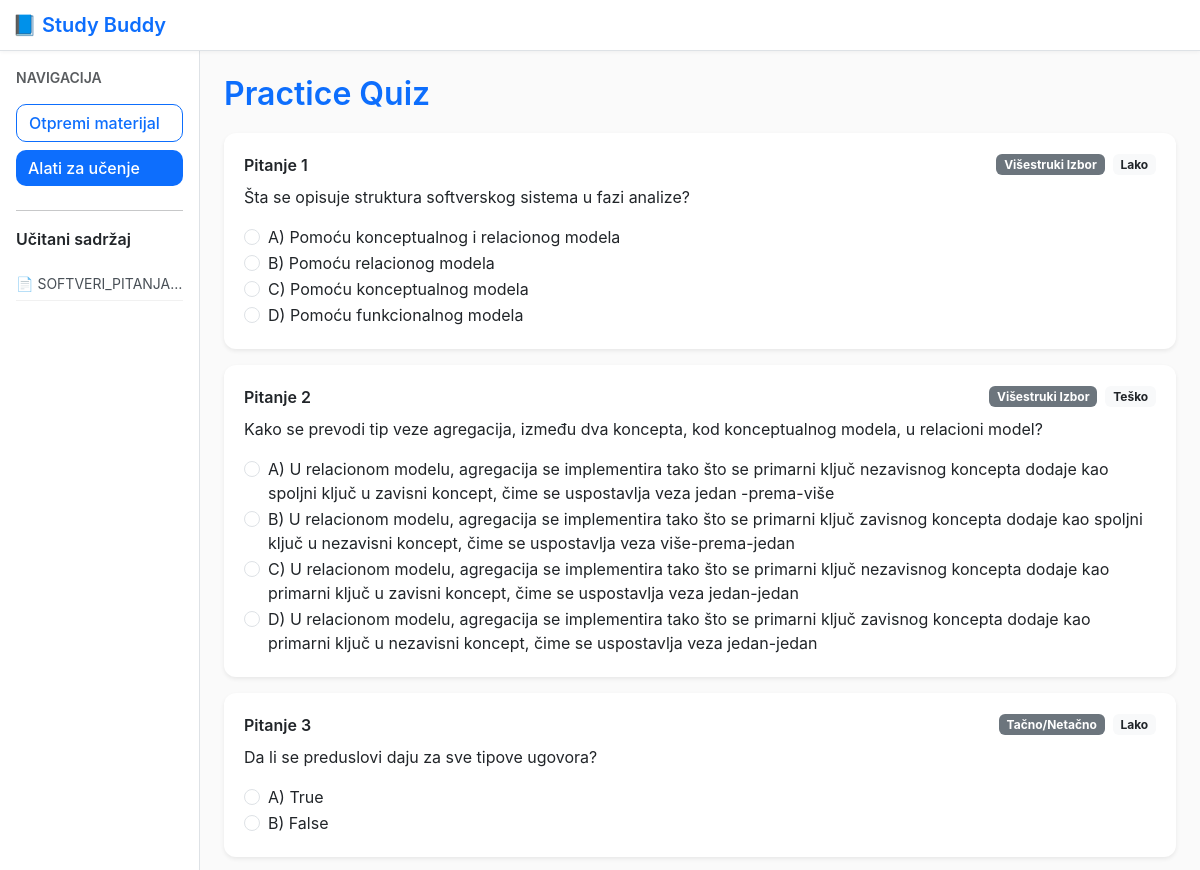
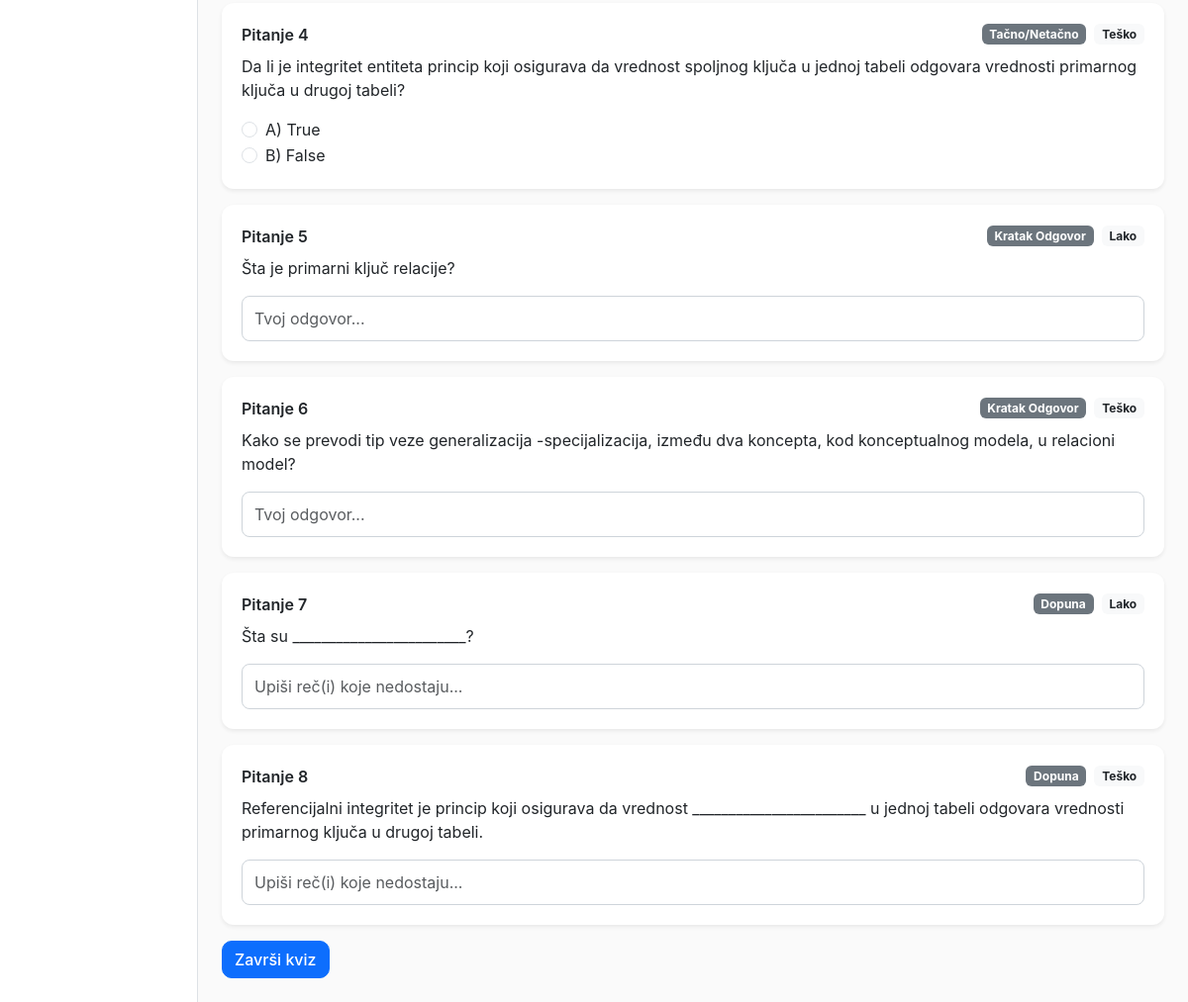
Screenshot of /quiz/5 with the database file from the repository (2 pictures, top to bottom).
### models.py (models this page shows)
class Document(Base):
    __tablename__ = 'documents'
    id = Column(Integer, primary_key=True)
    filename = Column(String(255), nullable=False)
    size_kb = Column(Integer, default=0)
    content = Column(Text, nullable=False)
    created_at = Column(DateTime, default=datetime.utcnow)
    summaries = relationship('Summary', back_populates='document', cascade='all,delete')
    quizzes   = relationship('Quiz',     back_populates='document', cascade='all,delete')
    flashcards= relationship('Flashcard',back_populates='document', cascade='all,delete')

class Quiz(Base):
    __tablename__ = 'quizzes'
    id = Column(Integer, primary_key=True)
    document_id = Column(Integer, ForeignKey('documents.id'), nullable=False)
    title = Column(String(255), default='Kviz')
    total_questions = Column(Integer, default=0)
    created_at = Column(DateTime, default=datetime.utcnow)
    document = relationship('Document', back_populates='quizzes')
    questions = relationship('Question', back_populates='quiz', cascade='all,delete')

class Question(Base):
    __tablename__ = 'questions'
    id = Column(Integer, primary_key=True)
    quiz_id = Column(Integer, ForeignKey('quizzes.id'), nullable=False)
    kind = Column(String(32))         # mcq|tf|short|fill
    difficulty = Column(String(16))   # easy|medium|hard
    prompt = Column(Text, nullable=False)
    options = Column(Text)            # "A) ...|B) ...|C) ...|D) ..."
    correct_answer = Column(Text)     # "A" / "True" / slobodan tekst
    explanation = Column(Text)
    quiz = relationship('Quiz', back_populates='questions')

### app.py (the view)
@app.get('/quiz/<int:quiz_id>')
def quiz_view(quiz_id):
    s = Session()
    quiz = s.get(Quiz, quiz_id)
    if not quiz:
        flash('Kviz nije pronadjen.')
        return redirect(url_for('tools'))
    return render_template('quiz_view.html', quiz=quiz)

### app.py (called while the page is built)
@app.context_processor
def inject_docs():
    s = Session()
    docs = s.query(Document).order_by(Document.created_at.desc()).all()
    return {'sidebar_docs': docs}

### templates/quiz_view.html (shortened to what this page needs)
{% extends 'base.html' %}
{% block content %}
<h2 class="d-flex align-items-center gap-3">
  {{ quiz.title }}
</h2>
<form method="post" action="{{ url_for('quiz_grade', quiz_id=quiz.id) }}">
  {% for q in quiz.questions %}
  <div class="card mb-3 shadow-sm">
    <div class="card-body">
      <div class="d-flex justify-content-between align-items-center">
        <div class="fw-semibold">Pitanje {{ loop.index }}</div>
        <div class="d-flex align-items-center gap-2">
          <span class="badge bg-secondary text-capitalize">
            {% if q.kind == 'mcq' %}višestruki izbor{% elif q.kind == 'tf' %}tačno/netačno{% elif q.kind == 'short' %}kratak odgovor{% else %}dopuna{% endif %}
          </span>
          <span class="badge bg-light text-dark text-capitalize">
            {% if q.difficulty == 'Easy' or q.difficulty == 'easy' %}lako{% elif q.difficulty == 'Medium' or q.difficulty == 'medium' %}srednje{% else %}teško{% endif %}
          </span>
        </div>
      </div>
      <p class="mt-2 mb-3">{{ q.prompt }}</p>
      {% if q.kind in ['mcq','tf'] %}
        {% set opts = (q.options or '').split('|') %}
        {% for opt in opts %}
          {% set letter = (opt.split(')')[0] or '').strip() %}
          <div class="form-check">
            <input class="form-check-input" type="radio"
                   name="q_{{ q.id }}"
                   value="{{ letter }}"
                   id="q{{ q.id }}_{{ loop.index }}"
                   {% if answers and answers.get(q.id)|default('') == letter %}checked{% endif %}>
            <label class="form-check-label" for="q{{ q.id }}_{{ loop.index }}">{{ opt }}</label>
          </div>
        {% endfor %}
      {% elif q.kind in ['short','fill'] %}
        <input class="form-control" type="text" name="q_{{ q.id }}"
               placeholder="{% if q.kind == 'fill' %}Upiši reč(i) koje nedostaju...{% else %}Tvoj odgovor...{% endif %}"
               value="{{ answers.get(q.id) if answers else '' }}">
      {% endif %}
    </div>
  </div>
  {% endfor %}
  {% if score is not defined %}
    <button class="btn btn-primary">Završi kviz</button>
  {% else %}
    <a class="btn btn-outline-primary" href="{{ url_for('quiz_view', quiz_id=quiz.id) }}">Ponovi kviz</a>
  {% endif %}
</form>
{% endblock %}

### templates/base.html (shortened to what this page needs)
<!doctype html>
<html lang="sr">
<head>
  <link href="https://cdn.jsdelivr.net/npm/bootstrap@5.3.3/dist/css/bootstrap.min.css" rel="stylesheet">
  <link href="{{ url_for('static', filename='style.css') }}" rel="stylesheet">
</head>
<body>
<nav class="navbar navbar-light bg-light border-bottom">
  <div class="container-fluid">
    <span class="navbar-brand mb-0 h1">📘 Study Buddy</span>
  </div>
</nav>
<div class="container-fluid">
  <div class="row">
    <aside class="col-12 col-md-3 col-lg-2 border-end p-3 bg-white">
      <div class="mb-3 fw-semibold small text-uppercase text-muted">Navigacija</div>
      <a class="btn btn-outline-primary w-100 mb-2" href="{{ url_for('upload') }}">Otpremi materijal</a>
      <a class="btn btn-primary w-100 mb-2" href="{{ url_for('tools') }}">Alati za učenje</a>
      <hr>
      <div class="fw-semibold mb-2">Učitani sadržaj</div>
      {% if sidebar_docs %}
        <ul class="list-unstyled small">
          {% for d in sidebar_docs %}
            <li class="text-truncate" title="{{ d.filename }}">📄 {{ d.filename }}</li>
          {% endfor %}
        </ul>
      {% else %}
        <div class="text-muted small">Još nema sadržaja</div>
      {% endif %}
    </aside>
    <main class="col-12 col-md-9 col-lg-10 p-4">
      {% block content %}{% endblock %}
    </main>
  </div>
</div>
</body>
</html>

### static/style.css (style rules this page uses)
body { background-color: #f8f9fa; font-family: 'Inter', 'Segoe UI', sans-serif; color: #212529; }
h2 { font-weight: 600; margin-bottom: 1.2rem; color: #0d6efd; }
.navbar { background-color: #ffffff !important; box-shadow: 0 1px 4px rgba(0, 0, 0, 0.05); }
.navbar-brand { font-weight: 600; color: #0d6efd !important; display: flex; align-items: center; gap: 6px; }
aside { background: #ffffff; min-height: 100vh; border-right: 1px solid #dee2e6; padding-top: 1.5rem !important; }
aside .btn { text-align: left; font-weight: 500; }
aside .btn-outline-primary { border-color: #0d6efd; color: #0d6efd; }
aside .btn-primary { background-color: #0d6efd; border: none; }
aside ul { margin-top: 1rem; }
aside li { padding: 6px 0; border-bottom: 1px solid #f1f1f1; color: #495057; }
main { background: #fafafa; min-height: 100vh; }
.card { border-radius: 12px; border: none; box-shadow: 0 3px 8px rgba(0, 0, 0, 0.05); transition: all 0.2s ease-in-out; }
.card-body { padding: 1.25rem; }
.btn { border-radius: 10px; font-weight: 500; }
.btn-primary, .btn-info, .btn-success, .btn-outline-secondary { background-color: #0d6efd; border-color: #0d6efd; color: #fff; }
.btn-outline-primary { border-color: #0d6efd; color: #0d6efd; }
input.form-control, select.form-select { border-radius: 8px; border: 1px solid #ced4da; padding: 10px 12px; }

### rows the page displays
Document: filename "SOFTVERI_PITANJA…"
Quiz: title "Practice Quiz"
Question: kind "Višestruki Izbor", difficulty "Lako", prompt "Šta se opisuje struktura softverskog sistema u fazi analize?", opts "A) Pomoću konceptualnog i relacionog modela" "B) Pomoću relacionog modela" "C) Pomoću konceptualnog modela" "D) Pomoću funkcionalnog modela"
Question: kind "Višestruki Izbor", difficulty "Teško", prompt "Kako se prevodi tip veze agregacija, između dva koncepta, kod konceptualnog modela, u relacioni model?", opts "A) U relacionom modelu, agregacija se implementira tako što se primarni ključ nezavisnog koncepta dodaje kao spoljni ključ u zavisni koncept, čime se uspostavlja veza jedan -prema-više" "B) U relacionom modelu, agregacija se implementira tako što se primarni ključ zavisnog koncepta dodaje kao spoljni ključ u nezavisni koncept, čime se uspostavlja veza više-prema-jedan" "C) U relacionom modelu, agregacija se implementira tako što se primarni ključ nezavisnog koncepta dodaje kao primarni ključ u zavisni koncept, čime se uspostavlja veza jedan-jedan" "D) U relacionom modelu, agregacija se implementira tako što se primarni ključ zavisnog koncepta dodaje kao primarni ključ u nezavisni koncept, čime se uspostavlja veza jedan-jedan"
Question: kind "Tačno/Netačno", difficulty "Lako", prompt "Da li se preduslovi daju za sve tipove ugovora?", opts "A) True" "B) False"
Question: kind "Tačno/Netačno", difficulty "Teško", prompt "Da li je integritet entiteta princip koji osigurava da vrednost spoljnog ključa u jednoj tabeli odgovara vrednosti primarnog ključa u drugoj tabeli?", opts "A) True" "B) False"
Question: shows "Kratak Odgovor", difficulty "Lako", prompt "Šta je primarni ključ relacije?"
Question: shows "Kratak Odgovor", difficulty "Teško", prompt "Kako se prevodi tip veze generalizacija -specijalizacija, između dva koncepta, kod konceptualnog modela, u relacioni model?"
Question: shows "Dopuna", difficulty "Lako", prompt "Šta su ________________________?"
Question: shows "Dopuna", difficulty "Teško", prompt "Referencijalni integritet je princip koji osigurava da vrednost ________________________ u jednoj tabeli odgovara vrednosti primarnog ključa u drugoj tabeli."
